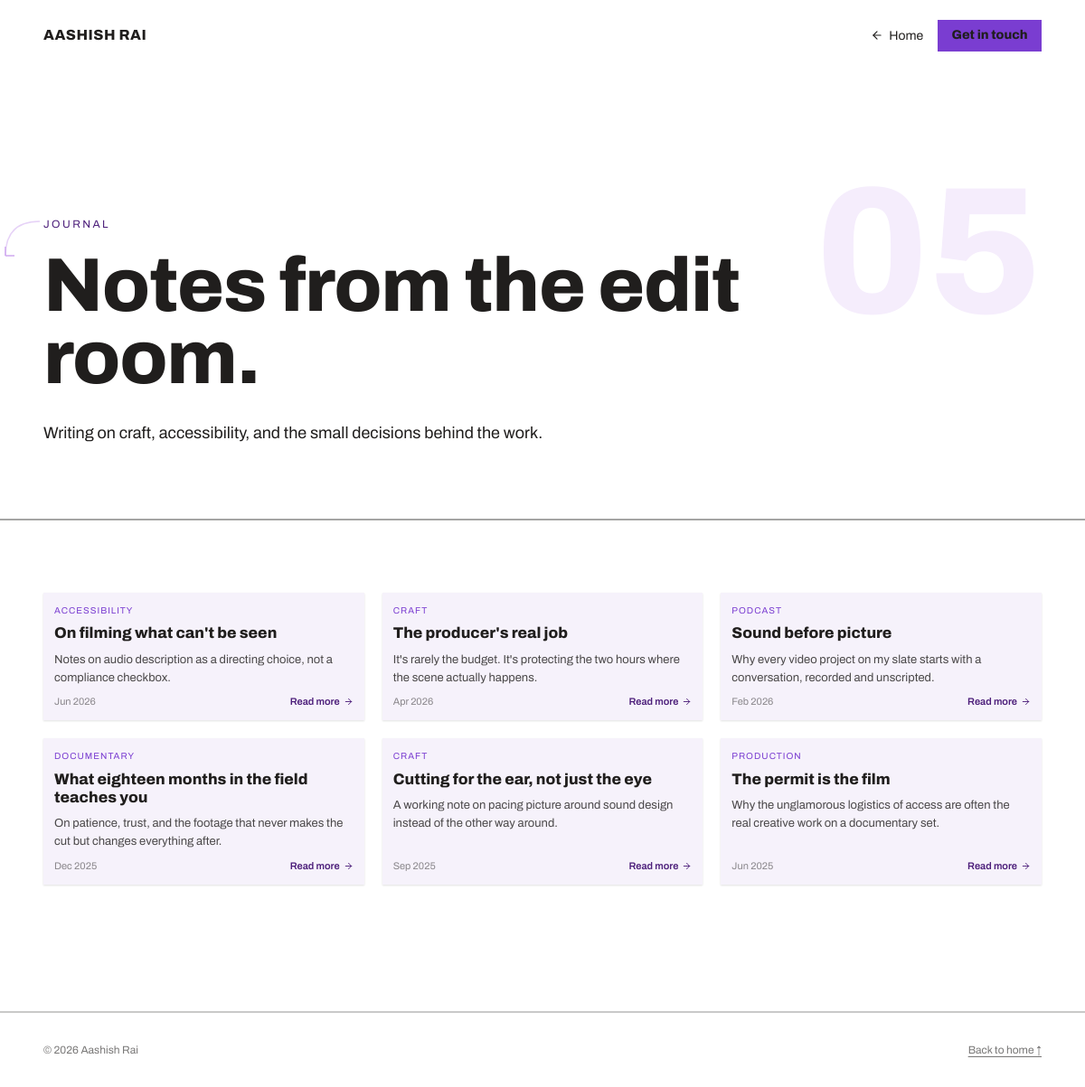
Page /journal-archive.php on the committed database.
### tables this page shows
CREATE TABLE journal_entries (
  id INT UNSIGNED PRIMARY KEY AUTO_INCREMENT,
  slug VARCHAR(191) NOT NULL UNIQUE,
  title VARCHAR(200) NOT NULL,
  kicker VARCHAR(64) NOT NULL,
  card_body TEXT NOT NULL,
  published_on DATE NOT NULL,
  subtitle VARCHAR(255) NOT NULL,
  hero_image_path VARCHAR(255) NULL,
  hero_placeholder_text VARCHAR(160) NOT NULL,
  intro_paragraphs JSON NOT NULL,
  inline_image_path VARCHAR(255) NULL,
  inline_placeholder_text VARCHAR(160) NOT NULL,
  subheading VARCHAR(160) NOT NULL,
  subheading_paragraphs JSON NOT NULL,
  tags JSON NOT NULL,
  archive_sort_order INT NOT NULL DEFAULT 0,
  featured_sort_order INT NULL,
  status ENUM('published','draft') NOT NULL DEFAULT 'published',
  created_at TIMESTAMP NOT NULL DEFAULT CURRENT_TIMESTAMP,
  updated_at TIMESTAMP NOT NULL DEFAULT CURRENT_TIMESTAMP ON UPDATE CURRENT_TIMESTAMP,
  INDEX idx_featured (status, featured_sort_order),
  INDEX idx_archive (status, archive_sort_order)
);

### includes/functions.php (called while the page is built)
<?php
function asset_url(string $path): string
{
    return '/assets/' . ltrim($path, '/');
}
function e(string $value): string
{
    return htmlspecialchars($value, ENT_QUOTES, 'UTF-8');
}

### config/database.php (called while the page is built, shortened)
<?php
function get_db(): PDO
{
    static $pdo = null;
    if ($pdo instanceof PDO) {
        return $pdo;
    }
    $host = getenv('DB_HOST') ?: 'localhost';
    $name = getenv('DB_NAME') ?: '';
    $user = getenv('DB_USER') ?: '';
    $pass = getenv('DB_PASS') ?: '';
    $dsn = "mysql:host={$host};dbname={$name};charset=utf8mb4";
    try {
        $pdo = new PDO($dsn, $user, $pass, [
            PDO::ATTR_ERRMODE => PDO::ERRMODE_EXCEPTION,
            PDO::ATTR_DEFAULT_FETCH_MODE => PDO::FETCH_ASSOC,
            PDO::ATTR_EMULATE_PREPARES => false,
        ]);
    } catch (PDOException $e) {
        if (APP_ENV !== 'production') {
            throw $e;
        }
        error_log('Database connection failed: ' . $e->getMessage());
        die('Something went wrong. Please try again later.');
    }
    return $pdo;
}

### includes/content.php (called while the page is built, shortened)
<?php
require_once __DIR__ . '/../config/database.php';
function get_section(string $page, string $section): array
{
    $stmt = get_db()->prepare(
        'SELECT field_key, field_value FROM site_settings WHERE page = ? AND section = ?'
    );
    $stmt->execute([$page, $section]);
    $fields = [];
    foreach ($stmt->fetchAll() as $row) {
        $fields[$row['field_key']] = $row['field_value'];
    }
    return $fields;
}
function decode_journal_entry(array $row): array
{
    $row['intro_paragraphs'] = json_decode($row['intro_paragraphs'], true);
    $row['subheading_paragraphs'] = json_decode($row['subheading_paragraphs'], true);
    $row['tags'] = json_decode($row['tags'], true);
    return $row;
}
function get_all_journal(): array
{
    $stmt = get_db()->query(
        "SELECT * FROM journal_entries WHERE status = 'published' ORDER BY archive_sort_order DESC"
    );
    return array_map('decode_journal_entry', $stmt->fetchAll());
}

### journal-archive.php (the view, shortened to what this page needs)
<?php
require_once __DIR__ . '/config/config.php';
require_once __DIR__ . '/includes/functions.php';
require_once __DIR__ . '/includes/content.php';
$site = get_section('journal', 'nav');
$hero = get_section('journal', 'hero');
$items = array_map(static function (array $entry): array {
    return [
        'href' => 'journal-detail.php?slug=' . urlencode($entry['slug']),
        'kicker' => $entry['kicker'],
        'title' => $entry['title'],
        'body' => $entry['card_body'],
        'date' => date('M Y', strtotime($entry['published_on'])),
    ];
}, get_all_journal());
$footerData = get_section('journal', 'footer');
require_once __DIR__ . '/includes/header.php';
?>
<div style="position:relative;background:var(--color-bg);color:var(--color-text)">
<nav class="nav" style="padding:22px 48px">
<a href="<?= e($site['brandHref']) ?>" class="nav-brand" style="letter-spacing:.03em;font-size:16px;text-decoration:none;color:inherit"><?= e($site['brand']) ?></a>
<a href="<?= e($site['homeHref']) ?>" style="margin-left:auto"><svg width="14" height="14" viewBox="0 0 24 24" fill="none" stroke="currentColor" stroke-width="2" stroke-linecap="round" stroke-linejoin="round" style="vertical-align:-2px;margin-right:6px"><path d="M19 12H5"></path><path d="m12 19-7-7 7-7"></path></svg><?= e($site['homeLabel']) ?></a>
<a href="<?= e($site['navCtaHref']) ?>" class="btn btn-primary"><?= e($site['navCtaLabel']) ?></a>
</nav>
<section style="padding:160px 48px 80px;max-width:1400px;margin:0 auto;border-bottom:2px solid var(--color-divider);position:relative;overflow:hidden">
<div aria-hidden="true" style="position:absolute;top:100px;right:48px;font:800 200px var(--font-heading);color:var(--color-accent-100);line-height:1;z-index:0;pointer-events:none">05</div>
<div data-reveal="fade" style="font-size:12px;letter-spacing:.2em;text-transform:uppercase;color:var(--color-accent-700);margin-bottom:20px;position:relative;z-index:1"><?= e($hero['eyebrow']) ?></div>
<h1 data-reveal="fade" style="font-size:clamp(44px,7vw,92px);line-height:.95;margin:0 0 28px;max-width:18ch;position:relative;z-index:1"><?= e($hero['heading']) ?></h1>
<p data-reveal="fade" style="font-size:18px;max-width:56ch;opacity:.7;line-height:1.6;margin:0;position:relative;z-index:1"><?= e($hero['description']) ?></p>
</section>
<section style="padding:80px 48px 140px;max-width:1400px;margin:0 auto">
<div style="display:grid;grid-template-columns:repeat(auto-fit,minmax(300px,1fr));gap:20px">
<?php foreach ($items as $item): ?>
<a href="<?= e($item['href']) ?>" class="journal-card" style="text-decoration:none;color:inherit" data-reveal="fade">
<div class="card elev-sm" style="height:100%">
<div class="card-kicker"><?= e($item['kicker']) ?></div>
<div class="card-title"><?= e($item['title']) ?></div>
<p class="card-body"><?= e($item['body']) ?></p>
<div class="card-meta" style="justify-content:space-between"><span><?= e($item['date']) ?></span><span style="display:inline-flex;align-items:center;gap:4px;color:var(--color-accent-700);font-weight:600">Read more<svg width="11" height="11" viewBox="0 0 24 24" fill="none" stroke="currentColor" stroke-width="2" stroke-linecap="round" stroke-linejoin="round"><path d="M5 12h14"></path><path d="m12 5 7 7-7 7"></path></svg></span></div>
</div>
</a>
<?php endforeach; ?>
</div>
</section>
<footer style="padding:32px 48px;display:flex;justify-content:space-between;align-items:center;border-top:2px solid var(--color-divider);font-size:12px;opacity:.6">
<span><?= e($footerData['copyright']) ?></span>
<a href="<?= e($site['homeHref']) ?>#hero" style="color:inherit"><?= e($footerData['backHomeLabel']) ?></a>
</footer>
</div>
<?php require_once __DIR__ . '/includes/footer.php'; ?>

### includes/header.php (shortened to what this page needs)
<!DOCTYPE html>
<html lang="en">
<head>
    <link rel="stylesheet" href="<?= asset_url('css/style.css') ?>">
</head>
<body>

### includes/footer.php (shortened to what this page needs)
</body>
</html>

### assets/css/style.css (style rules this page uses)
:root { --color-bg: #ffffff; --color-surface: #f6f2fb; --color-text: #201e1d; --color-accent: #7a3dd1; --color-accent-2: #7a3dd1; --color-divider: color-mix(in srgb, #201e1d 40%, transparent); --color-neutral-100: #f8f4f4; --color-neutral-200: #eae7e7; --color-neutral-300: #d7d3d3; --color-neutral-400: #bab6b6; --color-neutral-500: #9b9797; --color-neutral-600: #7d7979; --color-neutral-700: #605d5d; --color-neutral-800: #444141; --color-neutral-900: #2d2b2b; --color-accent-100: #f5edfc; --color-accent-200: #e6d2f7; --color-accent-300: #cfa9ef; --color-accent-400: #af79e2; --color-accent-500: #8f52d3; --color-accent-600: #64299f; --color-accent-700: #4c1e7a; --color-accent-800: #351454; --color-accent-900: #1f0c33; --color-accent-2-100: #f5edfc; --color-accent-2-200: #e6d2f7; --color-accent-2-300: #cfa9ef; --color-accent-2-400: #af79e2; --color-accent-2-500: #8f52d3; --color-accent-2-600: #64299f; --color-accent-2-700: #4c1e7a; --color-accent-2-800: #351454; --color-accent-2-900: #1f0c33; --font-heading: "Archivo", system-ui, sans-serif; --font-heading-weight: 800; --font-body: "Archivo", system-ui, sans-serif; --space-1: 4.0px; --space-2: 8.0px; --space-3: 12.0px; --space-4: 16.0px; --space-6: 24.0px; --space-8: 32.0px; --radius-sm: 0px; --radius-md: 0px; --radius-lg: 0px; --shadow-sm: 0 1px 2px color-mix(in srgb, #2d2b2b 14%, transparent); --shadow-md: 0 3px 10px color-mix(in srgb, #2d2b2b 16%, transparent); --shadow-lg: 0 12px 32px color-mix(in srgb, #2d2b2b 22%, transparent); }
*, *::before, *::after { box-sizing: border-box; }
html { scroll-behavior: smooth; }
body { margin: 0; background: var(--color-bg); color: var(--color-text); font-family: var(--font-body); font-size: 15px; line-height: 1.55; font-weight: 400; }
h1, h2, h3, h4, h5, h6 { font-family: var(--font-heading); font-weight: var(--font-heading-weight); line-height: 1.12; letter-spacing: -0.015em; margin: 0 0 var(--space-2); }
h1 { font-size: 42px; }
p { margin: 0 0 var(--space-3); }
a { color: var(--color-accent); text-underline-offset: 3px; }
.btn { display: inline-flex; align-items: center; justify-content: center; gap: 6px; cursor: pointer; text-decoration: none; font-family: var(--font-heading); font-weight: var(--font-heading-weight); font-size: 14px; line-height: 1.2; color: var(--color-text); background: transparent; border: 1px solid transparent; padding: var(--space-2) calc(var(--space-3) * 1.2); border-radius: var(--radius-md); }
.btn-primary { background: var(--color-accent); color: var(--color-bg); }
.card { display: flex; flex-direction: column; gap: var(--space-2); padding: var(--space-3); border-radius: var(--radius-md); background: var(--color-surface); }
.card-kicker { font-size: 10px; letter-spacing: 0.1em; text-transform: uppercase; color: var(--color-accent); }
.card-title { font-family: var(--font-heading); font-weight: var(--font-heading-weight); font-size: 17px; line-height: 1.2; }
.card-body { margin: 0; font-size: 13px; opacity: 0.8; flex: 1; }
.card-meta { display: flex; align-items: center; gap: 6px; font-size: 11px; color: color-mix(in srgb, var(--color-text) 50%, transparent); }
.elev-sm { box-shadow: var(--shadow-sm); }
.nav { display: flex; align-items: center; gap: var(--space-4); }
.nav-brand { font-family: var(--font-heading); font-weight: var(--font-heading-weight); font-size: 18px; margin-right: auto; }
.nav a { color: inherit; text-decoration: none; font-size: 14px; }
.journal-card { transition: transform .35s cubic-bezier(.22,1,.36,1); }

### rows in the picture
journal_entries: kicker "ACCESSIBILITY", title "On filming what can't be seen", card_body "Notes on audio description as a directing choice, not a compliance checkbox.", date "Jun 2026"
journal_entries: kicker "CRAFT", title "The producer's real job", card_body "It's rarely the budget. It's protecting the two hours where the scene actually happens.", date "Apr 2026"
journal_entries: kicker "PODCAST", title "Sound before picture", card_body "Why every video project on my slate starts with a conversation, recorded and unscripted.", date "Feb 2026"
journal_entries: kicker "DOCUMENTARY", title "What eighteen months in the field teaches you", card_body "On patience, trust, and the footage that never makes the cut but changes everything after.", date "Dec 2025"
journal_entries: kicker "CRAFT", title "Cutting for the ear, not just the eye", card_body "A working note on pacing picture around sound design instead of the other way around.", date "Sep 2025"
journal_entries: kicker "PRODUCTION", title "The permit is the film", card_body "Why the unglamorous logistics of access are often the real creative work on a documentary set.", date "Jun 2025"

### other values in the picture
$site['brand'] "AASHISH RAI"
$site['homeLabel'] "Home"
$site['navCtaLabel'] "Get in touch"
$hero['eyebrow'] "JOURNAL"
$hero['heading'] "Notes from the edit room."
$hero['description'] "Writing on craft, accessibility, and the small decisions behind the work."
$footerData['copyright'] "© 2026 Aashish Rai"
$footerData['backHomeLabel'] "Back to home ↑"
